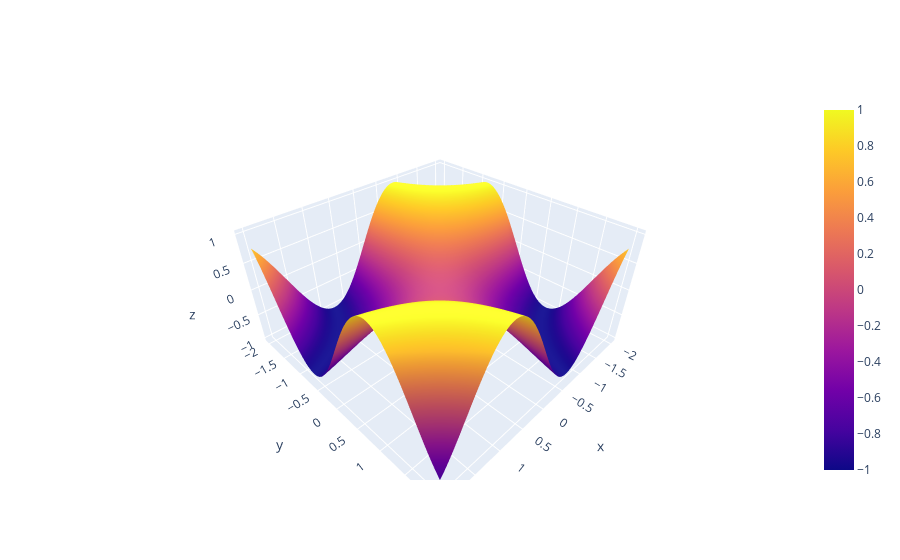

The cell this chart's notebook holds for it:
### Code cell
plot_surface_plotly(f)

### Figure 1 — Plotly figure (JSON) as saved in the notebook; plotly's stock layout.template omitted (floating-point values rounded to 4 significant figures; data arrays with more than 128 entries replaced by an {"elided": "..."} marker saying what was removed)
{"data": [{"type": "surface", "x": {"elided": "100x100 float values"}, "y": {"elided": "100x100 float values"}, "z": {"elided": "100x100 float values"}}], "layout": {"scene": {"xaxis": {"title": {"text": "x"}}, "yaxis": {"title": {"text": "y"}}, "zaxis": {"title": {"text": "z"}}}}}
